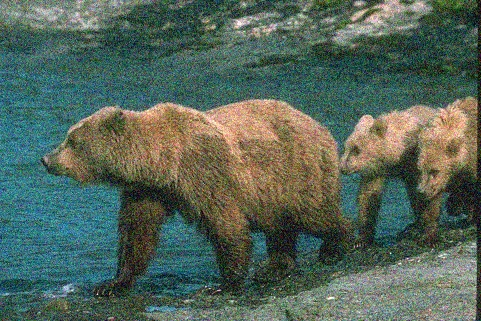
#> input picture bears.jpg, 481 x 321 px
$ python Funcion_gamma.py
#> lines starting #> are read from the running program, lines starting #| are printed output that depends on the picture
### tranformacion_lineal.py
import numpy as np


    #este metodo recibe paramentros desde la función lineal, la imagen y el alor de Y
    #y la tranforma con la función gamma
def my_gamma(image, gamma): #declaracion de la  una función my_gamma que recibe como parametro imagen y variable
    Im_ga = np.double(image) # transofrmacion de la imagen a DOUBLE
    Im2 = Im_ga**gamma #Imagen en la funcion gamma
    Im2 = np.uint8(255*Im2/Im2.max())#Escala de double a uint8
    return Im2

### Funcion_gamma.py
# BASILIO SALDARRIAGA
# ANDERSON HERRERA

"""
a.Escriba una función en que implemente la transformación gamma de una imagen en escala de grises. La
 función debe recibir como parámetros de entrada: una imagen en escala de grises (uint8) y el parámetro
 gamma . El parámetro de salida de la función debe ser una imagen en escala de grises (uint8). Para ϒ
 evitar perder precisión en el cálculo de los valores de niveles de grises, convierta la imagen a double
 antes de calcular la transformación gamma. La imagen debe convertirse nuevamente a uint8 antes de
 retornar de la función.

b. Seleccione una imagen a color y aplique la transformación gamma
para Y=0.05, 0.10, 0.20, 0.50, 1, 1.5,2.5, 5.0, 10.0, 25.0.

"""

from PIL import Image #importe de libreria PIL
import numpy as np #importe de libreria numpy
import matplotlib.pyplot as plt #importe de libreria matplotlib
import sys #improte de libreria SYS

sys.path.append('D:\Vision')  #la ruta de los archivos USB
import tranformacion_lineal as trans # importe de libreria
Im_g = Image.open('bears.jpg').convert('L') #importa la libreria IMAGE para abrir la imagen
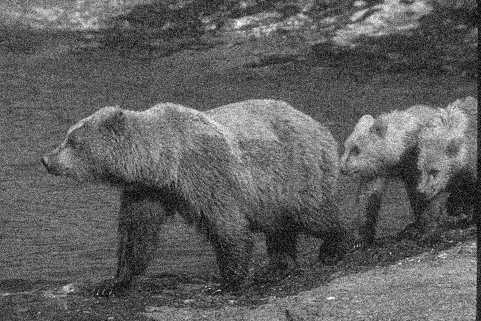
#> Im_g: PIL image 481x321 L; min 0, max 252, mean 95.1
Im_ga = np.double(np.array(Im_g)) #Transofrmacion de la imagen a DOUBLE
Im2 = trans.my_gamma( Im_ga, 25.0) #Aca se manda la imagen  y el valor para el exponente al metodo para Y=0.05, 0.10, 0.20, 0.50, 1, 1.5,2.5, 5.0, 10.0, 25.0.
#> in my_gamma, `Im2 = Im_ga**gamma`:
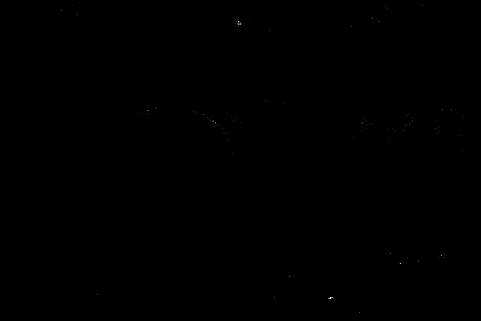
#> Im2: shape (321, 481) float64; min 0, max 1.08e+60, mean 3.23e+56; drawn with min black and max white
plt.gray() #la libreria matplotlib convierte la imagen a gris

plt.imshow(np.uint8(Im_ga)) # esta linea no es necesaria ya se esta transformado en my_gamma
plt.axis('off') #no muestra los ejes en la terminal
plt.figure()# realiza la grafica

plt.gray() #la libreria matplotlib convierte la imagen a gris
plt.imshow(Im2)#guarda la imagen
plt.axis('off') #no muestra los ejes en la terminal


Im2 = Image.fromarray(Im2, mode="L")  #importa la libreria IMAGE para abrir la imagen
Im2.save("D:/Vision/Taller 1/Punto1/result8.jpg") #guardamos la imagen en la ruta de la usb

plt.gray() #la libreria matplotlib convierte la imagen a gris
#> (the run stopped early here; a loop or call above may not have finished)

$ run again, with BuildSaltPepper.jpg copied over bears.jpg
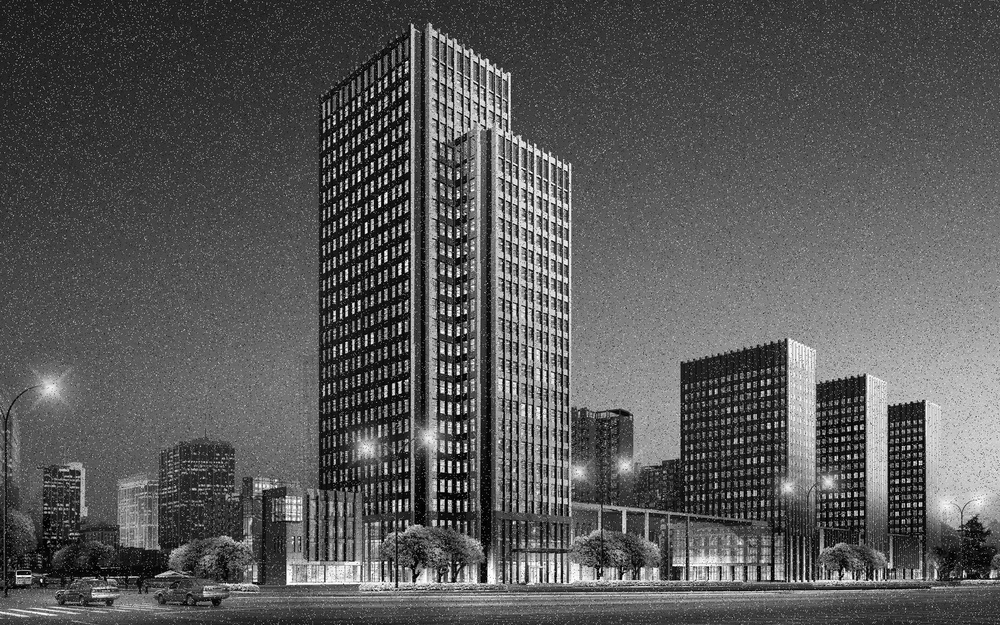
#> input picture BuildSaltPepper.jpg, 1000 x 625 px, shrunk from 1920 x 1200 before the run
#> Im_g is the input picture: PIL image 1000x625 L; min 0, max 255, mean 88.3
#> in my_gamma, `Im2 = Im_ga**gamma`:
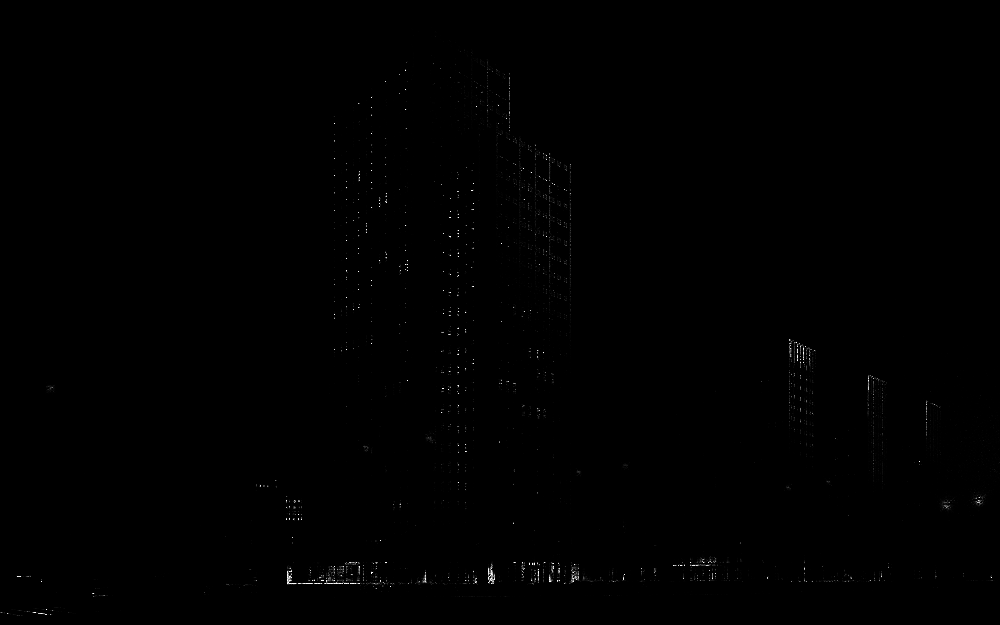
#> Im2: shape (625, 1000) float64; min 0, max 1.46e+60, mean 3.16e+57; drawn with min black and max white

$ run again, with Koala.jpg copied over bears.jpg
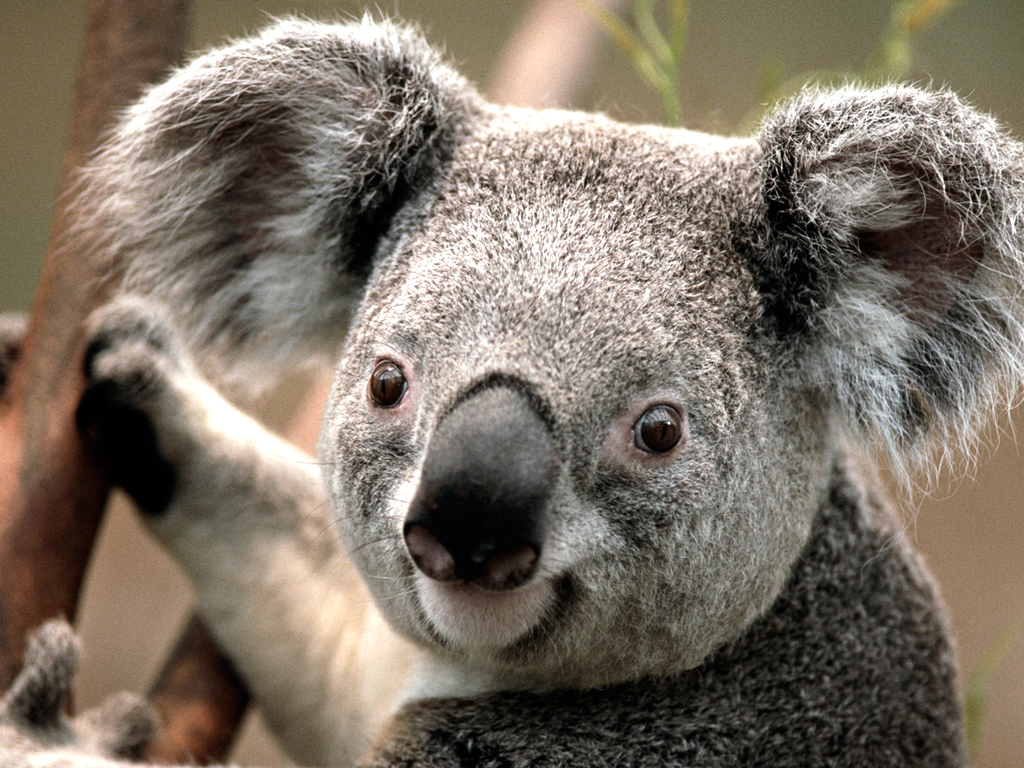
#> input picture Koala.jpg, 1024 x 768 px
#> `Im_g = Image.open('bears.jpg').convert('L')`:
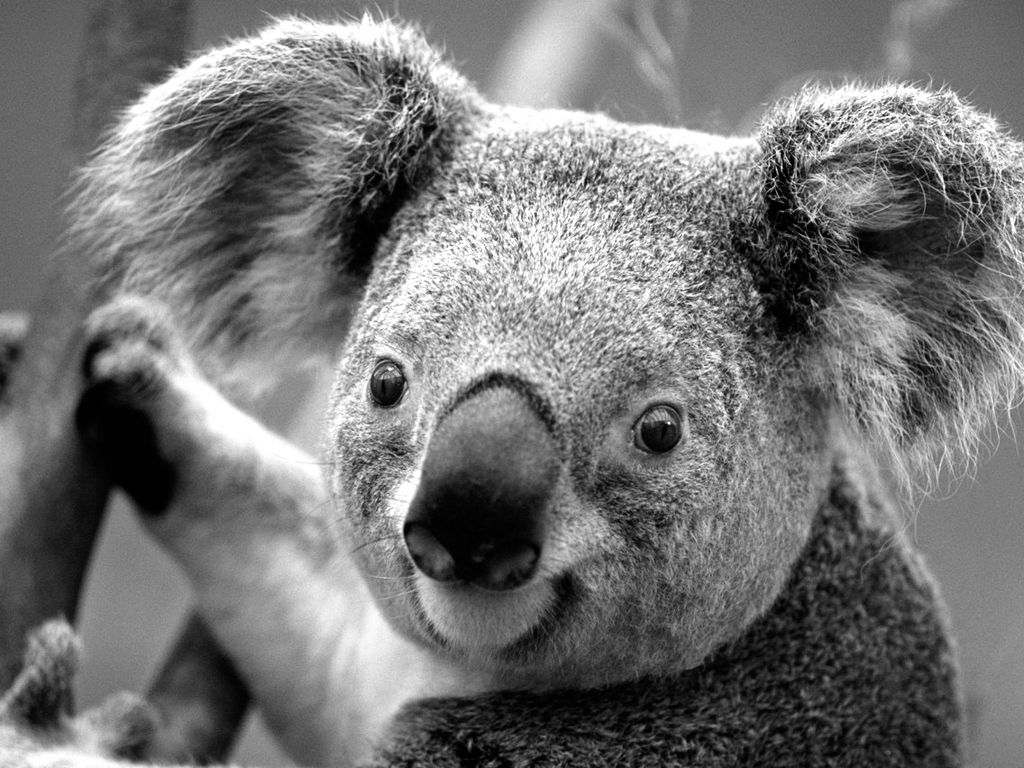
#> Im_g: PIL image 1024x768 L; min 0, max 255, mean 116.5
#> in my_gamma, `Im2 = Im_ga**gamma`:
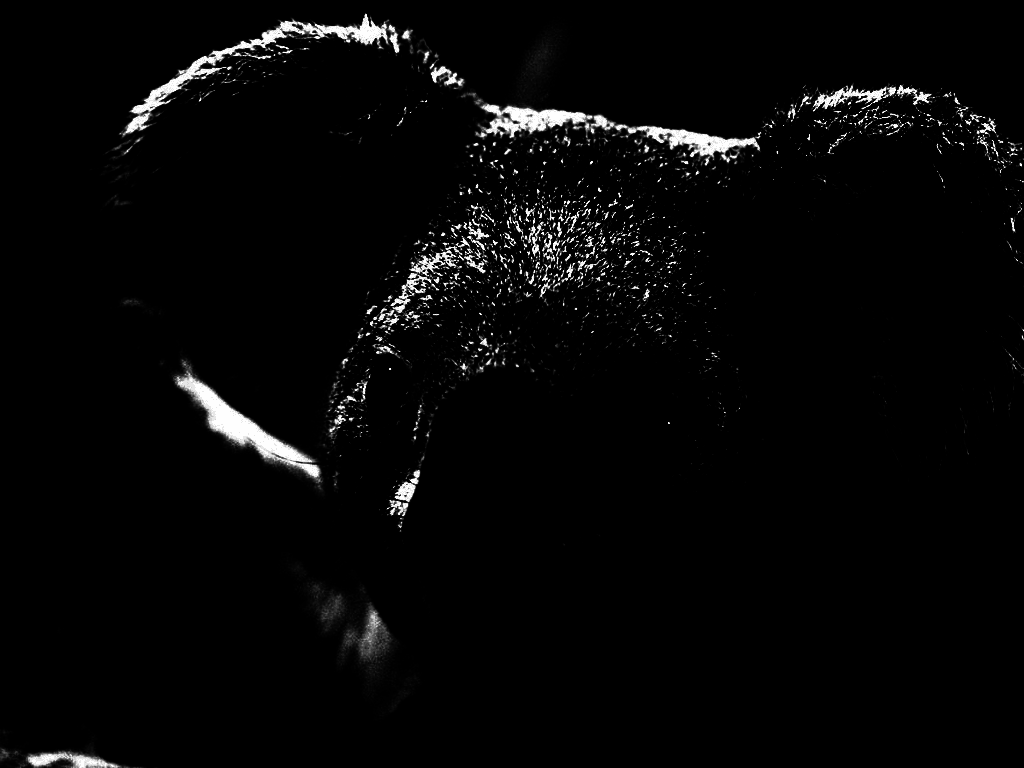
#> Im2: shape (768, 1024) float64; min 0, max 1.46e+60, mean 3.88e+58; drawn with min black and max white
